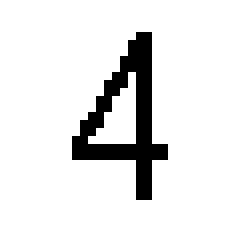
#> input picture image/four.png, 30 x 30 px (shown 8 times larger)
$ python encodeImages.py image/four.png   (older library calls are emulated)
#> lines starting #> are read from the running program, lines starting #| are printed output that depends on the picture; after the words box and inside, x2 and y2 are one past the last pixel; in counts of white or black regions, pixels touching at a corner belong together
from PIL import Image, ImageFilter


def imageprepare(argv):
    """
    This function returns the pixel values.
    The imput is a png file location.
    """
#> called with argv = 'image/four.png'
    im = Image.open(argv).convert('L')
#> im: PIL image 30x30 L; 90.2% white; black in thin lines or dots, all inside (x1, y1, x2, y2) = (9, 4, 21, 25)
    width = float(im.size[0])
#> width = 30
    height = float(im.size[1])
#> height = 30
    newImage = Image.new('L', (28, 28), (255))  # creates white canvas of 28x28 pixels
#> newImage: PIL image 28x28 L; every value is 255

    if width > height:  # check which dimension is bigger
        # Width is bigger. Width becomes 20 pixels.
        nheight = int(round((20.0 / width * height), 0))  # resize height according to ratio width
        if (nheight == 0):  # rare case but minimum is 1 pixel
            nheight = 1
            # resize and sharpen
        img = im.resize((20, nheight), Image.ANTIALIAS).filter(ImageFilter.SHARPEN)
        wtop = int(round(((28 - nheight) / 2), 0))  # calculate horizontal position
        newImage.paste(img, (4, wtop))  # paste resized image on white canvas
    else:
        # Height is bigger. Heigth becomes 20 pixels.
        nwidth = int(round((20.0 / height * width), 0))  # resize width according to ratio height
#> nwidth = 20
        if (nwidth == 0):  # rare case but minimum is 1 pixel
            nwidth = 1
            # resize and sharpen
        img = im.resize((nwidth, 20), Image.ANTIALIAS).filter(ImageFilter.SHARPEN)
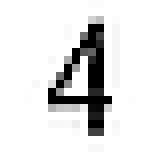
#> img: PIL image 20x20 L (shown 8 times larger); min 0, max 255, mean 226.4
        wleft = int(round(((28 - nwidth) / 2), 0))  # caculate vertical pozition
#> wleft = 4
        newImage.paste(img, (wleft, 4))  # paste resized image on white canvas
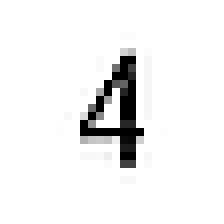
#> newImage: PIL image 28x28 L (shown 8 times larger); min 0, max 255, mean 240.4

    # newImage.save("sample.png

    tv = list(newImage.getdata())  # get pixel values
#> tv = 784 values, max 255 at index 0, min 0 at index 211, mean 240.4

    # normalize pixels to 0 and 1. 0 is pure white, 1 is pure black.
    tva = [(255 - x) * 1.0 / 255.0 for x in tv]
#> tva = 784 values, max 1 at index 211, min 0 at index 0, mean 0.0572
    print(tva)
#> (printed output is left out)
    return tva

x=imageprepare('image/four.png')#file path here
#> x has the same summary as tva in imageprepare
print(len(x))# mnist IMAGES are 28x28=784 pixels
#| 784
import numpy as np
y = np.array_split(x, 28)
#> y = 28 items
import matplotlib.pyplot as plt
plt.imshow(y, cmap='gray_r')
plt.show()
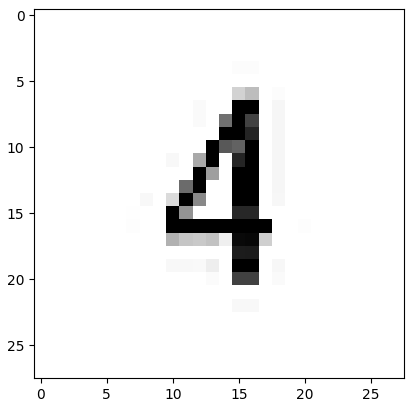
#> figure drawn by matplotlib, 1 panel

$ run again, with image/numbers.png copied over image/four.png
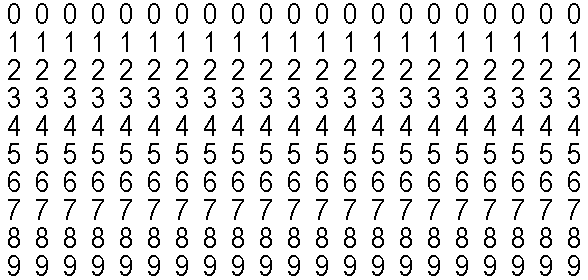
#> input picture image/numbers.png, 588 x 280 px
#> im: PIL image 588x280 L; 88.8% white; black in thin lines or dots
#> in imageprepare, `newImage.paste(img, (4, wtop))`:
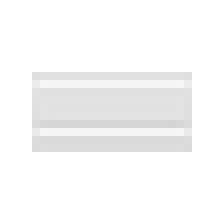
#> newImage: PIL image 28x28 L (shown 8 times larger); min 212, max 255, mean 247.8
#> tv = 784 values, max 255 at index 0, min 212 at index 441, mean 247.8
#> tva = 784 values, max 0.169 at index 441, min 0 at index 0, mean 0.0283
#> (printed output is left out)
#> x has the same summary as tva in imageprepare
#> y = 28 items
#> `plt.show()`:
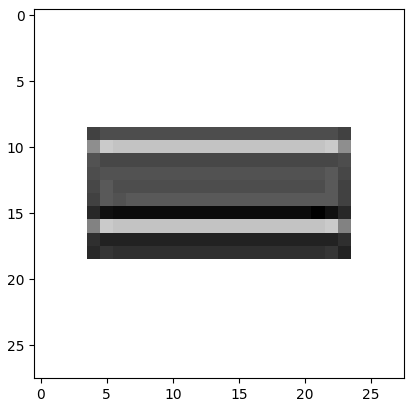
#> figure drawn by matplotlib, 1 panel

$ run again, with image/numbers_.png copied over image/four.png
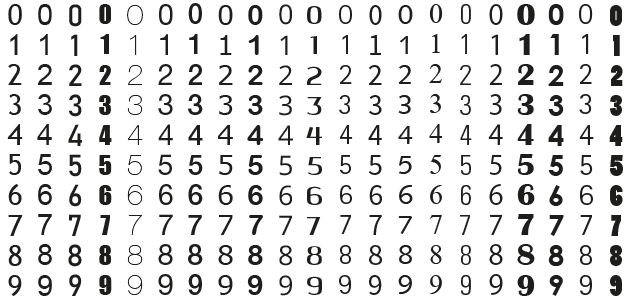
#> input picture image/numbers_.png, 630 x 300 px
#> in imageprepare, `im = Image.open(argv).convert('L')`:
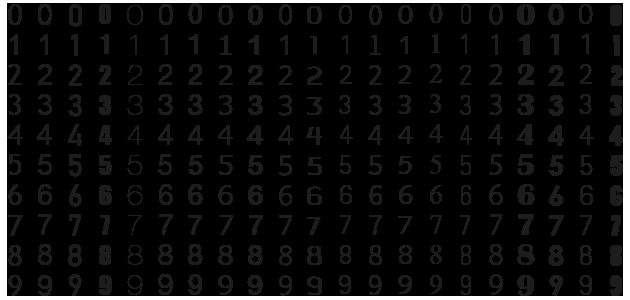
#> im: PIL image 630x300 L; min 0, max 255, mean 16.1
#> tv = 784 values, max 255 at index 0, min 0 at index 285, mean 193.3
#> tva = 784 values, max 1 at index 285, min 0 at index 0, mean 0.242
#> (printed output is left out)
#> x has the same summary as tva in imageprepare
#> y = 28 items
#> `plt.show()`:
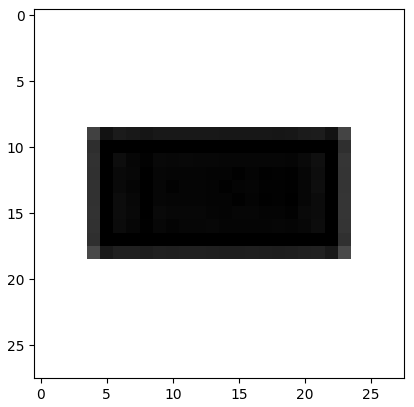
#> figure drawn by matplotlib, 1 panel
